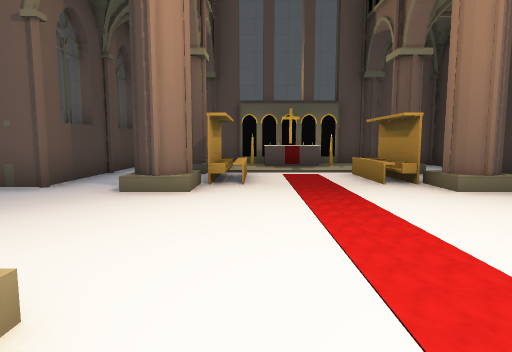
[1] (above)

21 first-person views from a walk through a 3-D level made in the Godot game engine. The camera is 1.5 m above the floor, tilts 6° down and sees 75° across. The floor is counted in squares, 2 m on a side. Each view is taken from the middle of a square. On the plan, view 1 faces up. The plan holds only what a view shows up to about 11 squares ahead; the rest is blank. Some surface patterns are stand-ins.

[2]
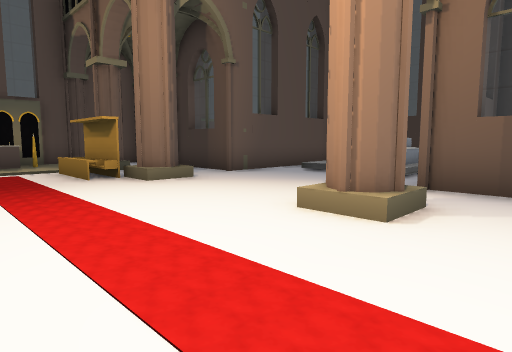

[3]
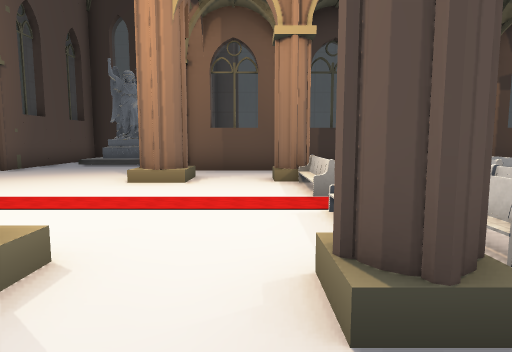

[4]
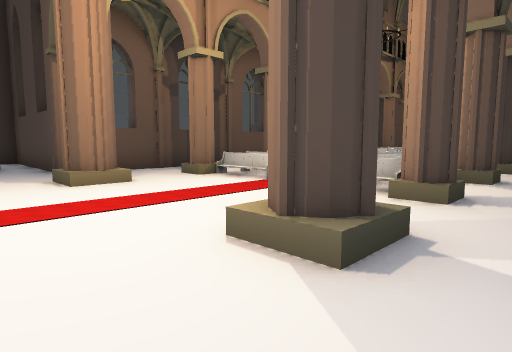

[5]
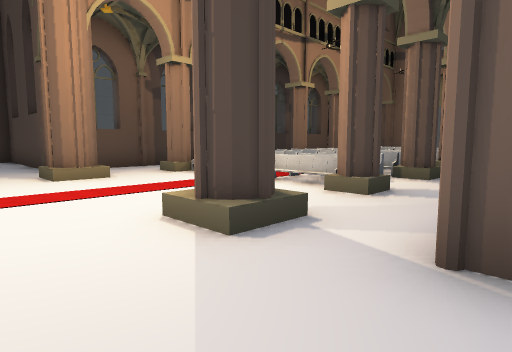

[6]
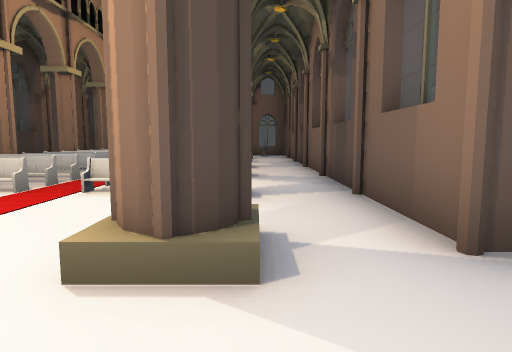

[7]
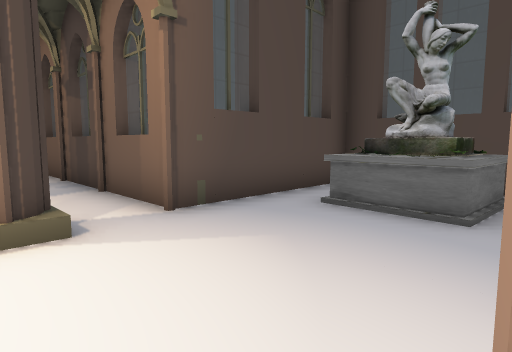

[8]
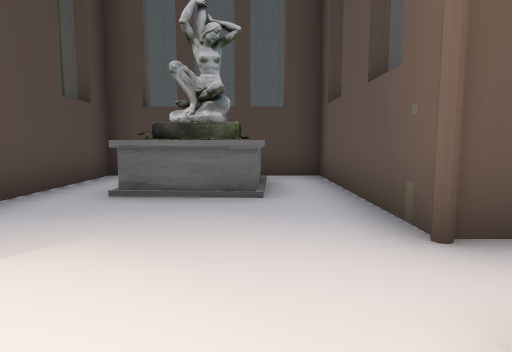

[9]
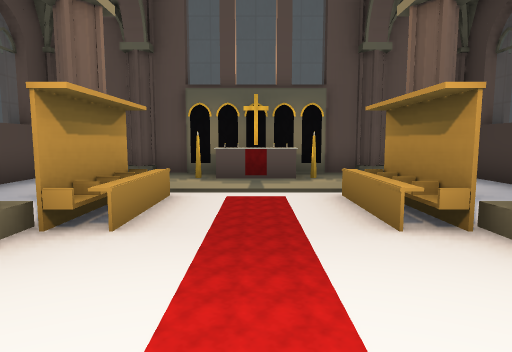

[10]
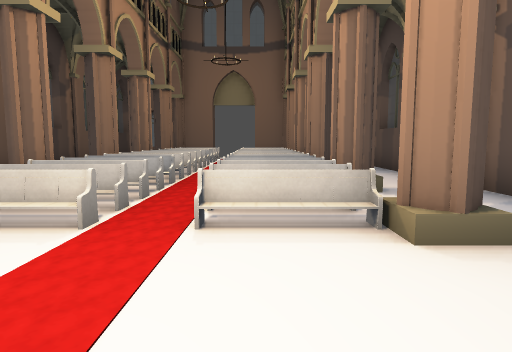

[11]
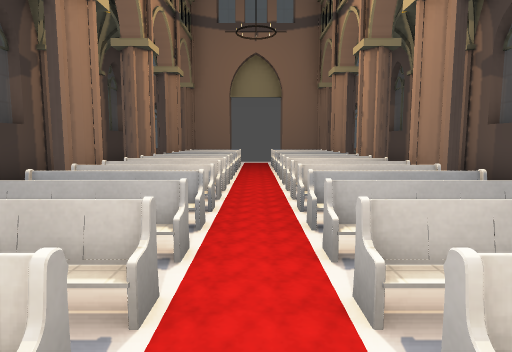

[12]
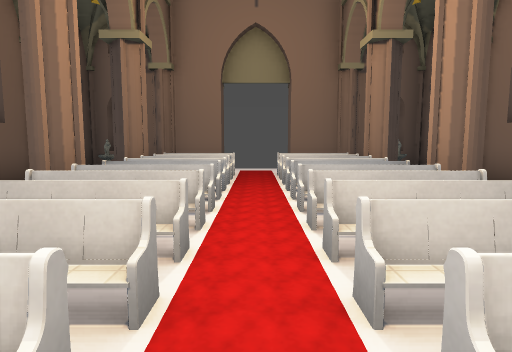

[13]
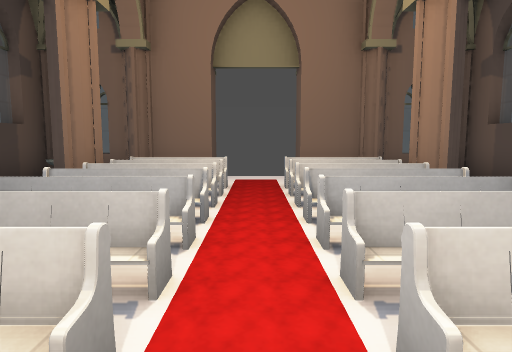

[14]
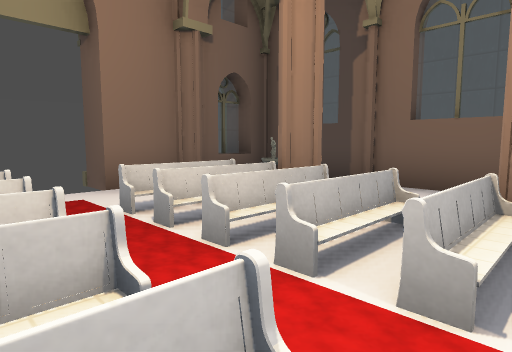

[15]
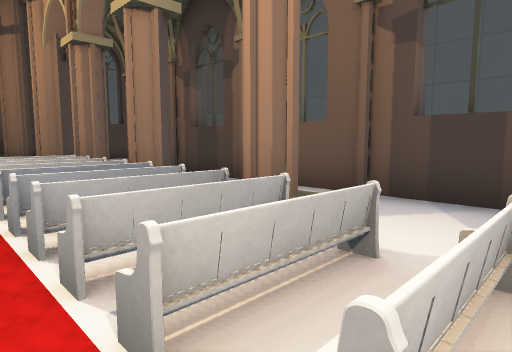

[16]
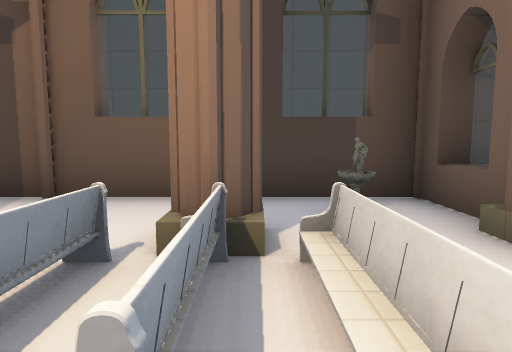

[17]
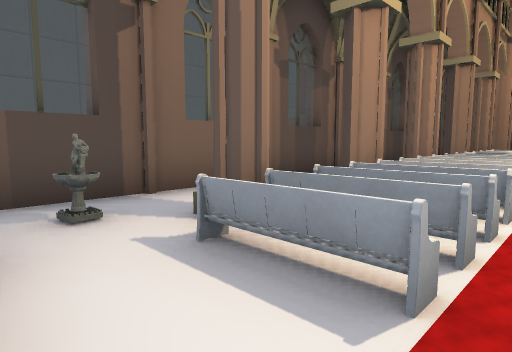

[18]
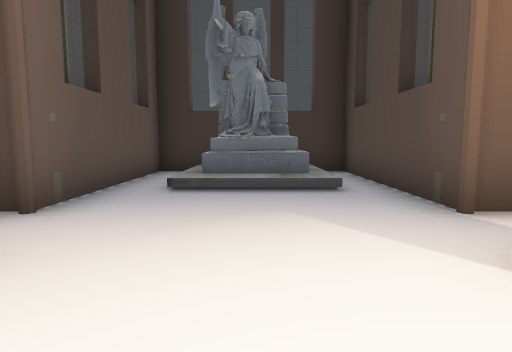

[19]
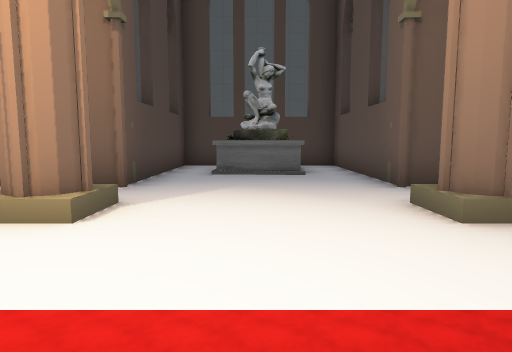

[20]
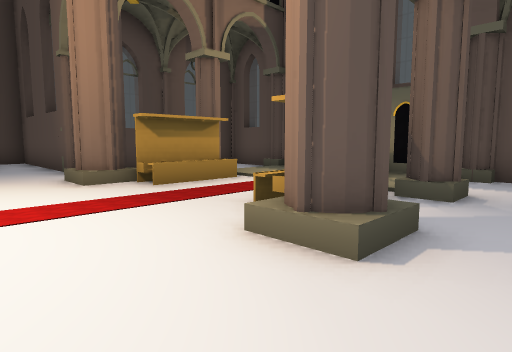

[21]
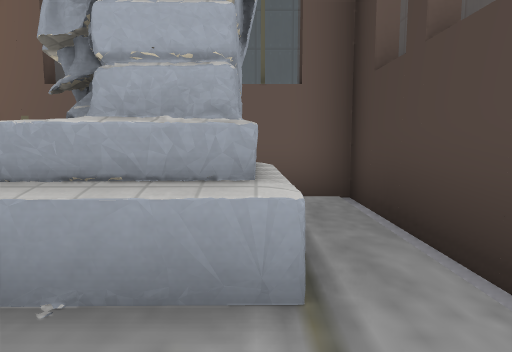

### Floor plan
Key: @ floor where view 1 was taken; # wall or solid block; x gap in a wall; . main floor; : floor 0.5 m higher than the main floor; / step, stairs or slope; = window, fence, low wall or low ledge; ^ raised ledge; S statue.
Columns run from 9 left of view 1 to 11 right of it. Each row starts with its distance up from view 1.
 11      ##### #####
 10      #.//###//.#
  9      #.........#
  8      #.#/...#/.#
  7      #..#...#..#
  6 ######.##...#/.######
  5 #......#/...#/......#
  4 #.^^.............^^.#
  3 #  #.............##.#
  2 #.^^.............^^.#
  1 #......#/...#/......#
  0 ######...@.....######
 -1      #.........#
 -2      #..#=.=#..#
 -3      #.........#
 -4      #..#=.=#..#
 -5      #..==.==  #
 -6      #../.../ .#
 -7      #./#=.=#/.#
 -8      #..:=.=:..#
 -9      #  #...#/.#
-10      #  .=.=...#
-11      #.##=.=:..#
-12      #.#....#/.#
-13      #SS==.==S.#
-14      ###....#..#
-15       ###x x####

Positions as (right, up) in squares from view 1, and headings:
1: (0, 0), facing up
2: (0, -1), facing up-right
3: (-3, -1), facing right
4: (-3, 3), facing down-right
5: (-4, 3), facing down-right
6: (-2, 3), facing down
7: (-1, 5), facing down-left
8: (-1, 4), facing left
9: (1, 3), facing up
10: (0, 1), facing down
11: (1, -2), facing down
12: (1, -5), facing down
13: (1, -7), facing down
14: (2, -9), facing down-left
15: (1, -9), facing up-right
16: (1, -12), facing right
17: (1, -14), facing up-left
18: (2, 3), facing right
19: (2, 3), facing left
20: (5, 3), facing up-left
21: (9, 1), facing up
